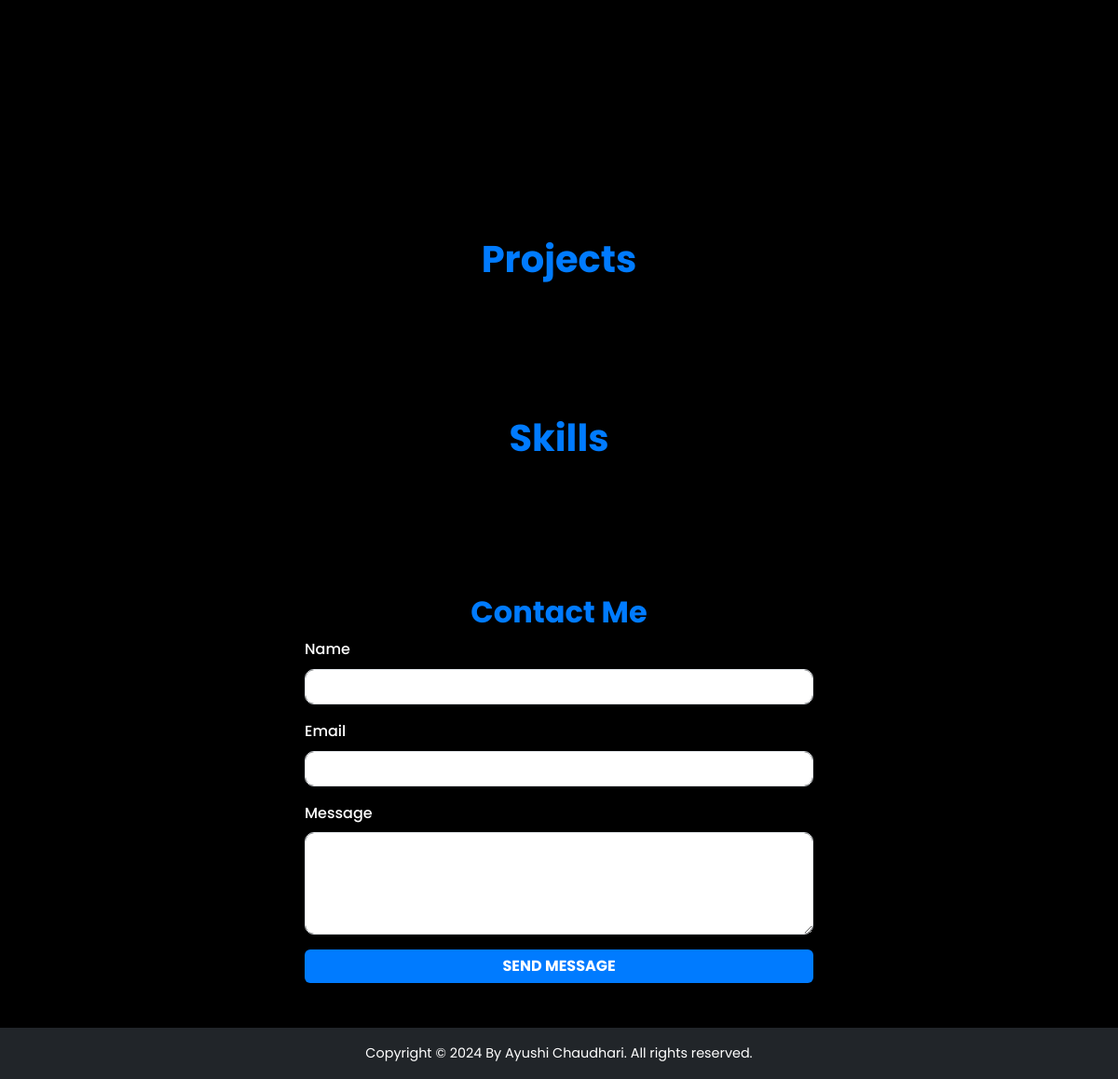
The app's page / (lower part), older data.
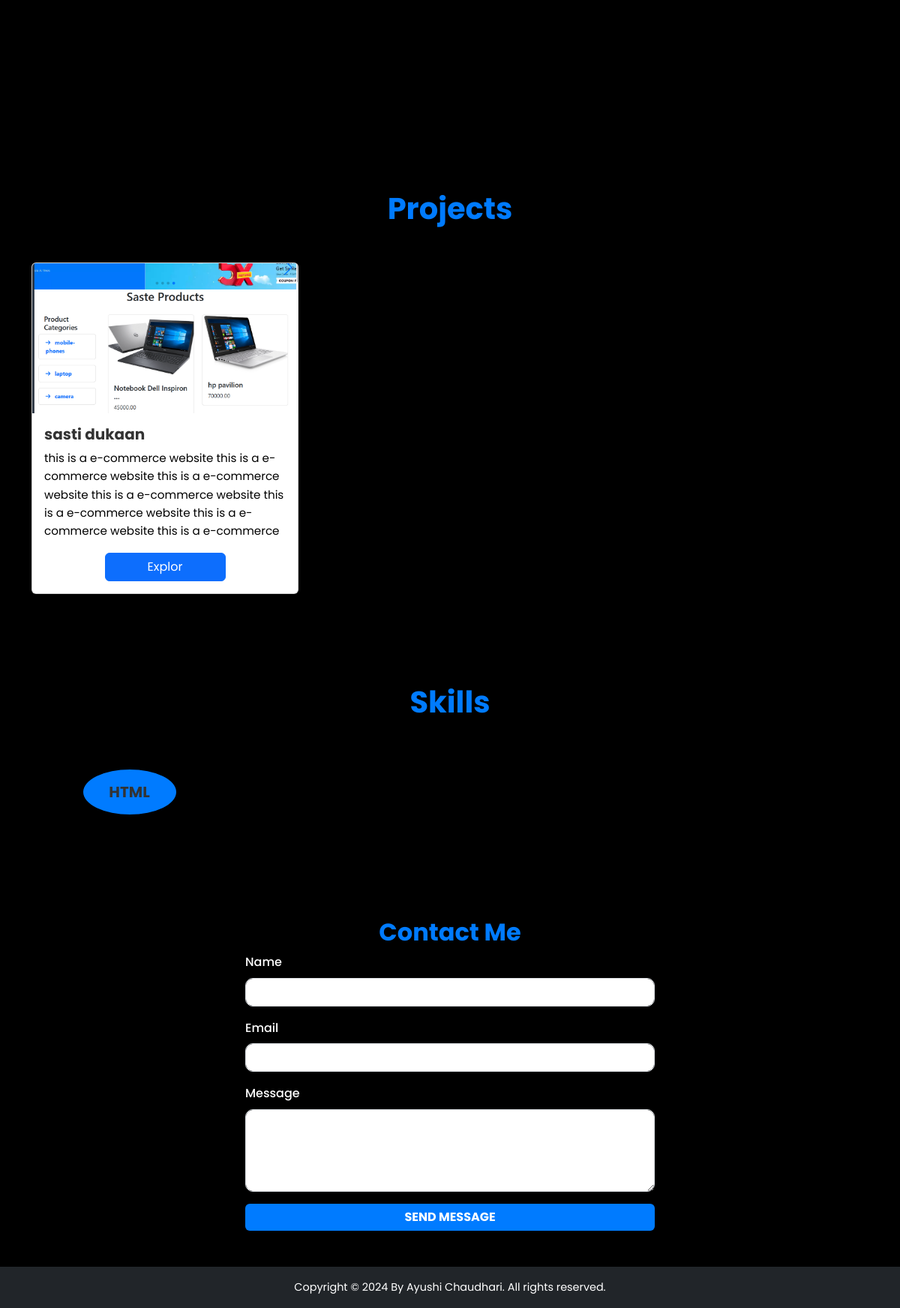
The same page, newer data.
### main/models.py (models this page shows)
class Project(models.Model):
    image=models.ImageField(blank=True)
    title=models.CharField(max_length=50, blank=True)
    link = models.URLField(blank=True, null=True)
    description=models.CharField(max_length=150, blank=True)

class Skill(models.Model):
    name=models.CharField(max_length=25, blank=True)
    percent=models.IntegerField(max_length=2, blank=True)
    des=(models.CharField(max_length=150, blank=True))

### main/views.py (the view)
# urls.py: 2. Add a URL to urlpatterns:  path('', views.home, name='home')
def home(request):
    return render(request, 'home.html',
                {
                    'projects':Project.objects.all(),
                    'skills':Skill.objects.all(),
                })

### templates/home.html (shortened to what this page needs)
{% load static %}
<!DOCTYPE html>
<html lang="en">
<head>
    <link href="https://cdn.jsdelivr.net/npm/bootstrap@5.3.0/dist/css/bootstrap.min.css" rel="stylesheet">
    <link rel="stylesheet" href="{% static 'css/style.css' %}">
    <link rel="stylesheet" href="https://cdnjs.cloudflare.com/ajax/libs/font-awesome/6.6.0/css/all.min.css">
</head>
<body>
    <section id="about" class="pt-5 pb-5 m-4 bg-black text-light ">
        <div class="container vh-100">
        </div>
    </section>
    <section id="projects" class=" pt-5 pb-5">
        <div class="container">
            <h2 class="text-center text-primary mb-5">Projects</h2>
            <div class="row">
                {% for project in projects %}
                <div class="col-md-4 mb-4">
                    <div class="card shadow-sm">
                        <img src="{{project.image.url}}" class="card-img-top" alt="{{ project.title }}">
                        <div class="card-body">
                            <h5 class="card-title">{{ project.title }}</h5>
                            <p class="card-text">{{ project.description }}</p>
                            <div class="d-grid gap-2 col-6 mx-auto">
                                <a href="{{ project.link }}" class="btn btn-primary" target="_blank" type="button">Explor</a>
                            </div>
                        </div>
                    </div>
                </div>
                {% endfor %}
            </div>
        </div>
    </section>
    <section id="skills" class="pt-5 pb-5">
        <div class="container">
            <h2 class="text-center text-primary mb-5">Skills</h2>
            <div class="row">
                {% for skill in skills %}
                <div class=" skill2 col-md-3 text-center mb-4">
                            <button class="card-title m-3">{{ skill.name }}</button>
                </div>
                {% endfor %}
            </div>
        </div>
    </section>
    <section id="contact" class="bg-black pt-5 pb-5">
        <div class="container">
            <h2 class="text-center text-primary ">Contact Me</h2>
            <div class="row justify-content-center">
                <div class="col-md-6">
                    <form>
                        <div class="mb-3">
                            <label for="name" class="form-label">Name</label>
                            <input type="text" class="form-control" id="name" required>
                        </div>
                        <div class="mb-3">
                            <label for="email" class="form-label">Email</label>
                            <input type="email" class="form-control" id="email" required>
                        </div>
                        <div class="mb-3">
                            <label for="message" class="form-label">Message</label>
                            <textarea class="form-control" id="message" rows="4" required></textarea>
                        </div>
                        <button type="submit" class="btn btn-primary w-100">Send Message</button>
                    </form>
                </div>
            </div>
        </div>
    </section>
    <footer class="bg-dark text-white text-center p-3">
        <p>Copyright &copy; 2024 By Ayushi Chaudhari. All rights reserved.</p>
    </footer>
</body>
</html>
</body>
</html>

Row changes from the older to the newer data that the page shows:
added Project: image (picture), title "sasti dukaan", description "this is a e-commerce website this is a e-commerce website this is a e-commerce website this is a e-commerce website this is a e-commerce website this is a e-commerce website this is a e-commerce"
added Skill: name "HTML"
